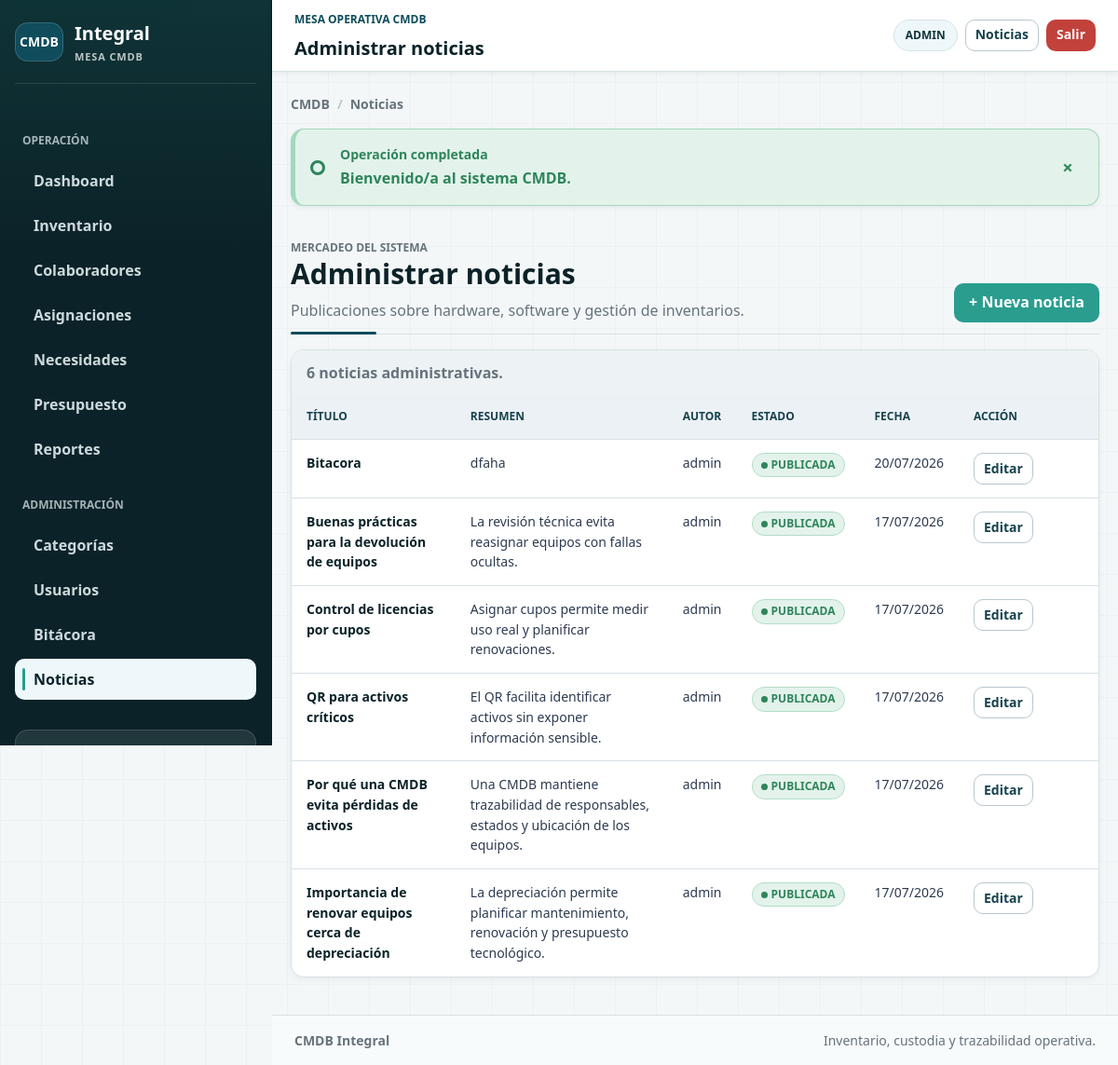
Screenshot of /CMDB_Semestral/public/news/admin (signed in) with the database file from the repository.
### tables this page shows
CREATE TABLE `noticias` (
  `id` int UNSIGNED NOT NULL,
  `usuario_id` int UNSIGNED DEFAULT NULL,
  `titulo` varchar(180) NOT NULL,
  `resumen` varchar(300) NOT NULL,
  `contenido` text NOT NULL,
  `imagen` varchar(255) DEFAULT NULL,
  `publicada` tinyint(1) NOT NULL DEFAULT '1',
  `created_at` timestamp NOT NULL DEFAULT CURRENT_TIMESTAMP,
  `updated_at` timestamp NOT NULL DEFAULT CURRENT_TIMESTAMP ON UPDATE CURRENT_TIMESTAMP
);

CREATE TABLE `usuarios` (
  `id` int UNSIGNED NOT NULL,
  `colaborador_id` int UNSIGNED DEFAULT NULL,
  `nombre_usuario` varchar(50) NOT NULL,
  `email` varchar(150) NOT NULL,
  `password_hash` varchar(255) NOT NULL,
  `rol` enum('ADMIN','OPERADOR','COLABORADOR') NOT NULL DEFAULT 'OPERADOR',
  `activo` tinyint(1) NOT NULL DEFAULT '1',
  `estado_cuenta` enum('ACTIVO','BLOQUEADO') NOT NULL DEFAULT 'ACTIVO',
  `intentos_fallidos` tinyint UNSIGNED NOT NULL DEFAULT '0',
  `ultimo_login_at` datetime DEFAULT NULL,
  `created_at` timestamp NOT NULL DEFAULT CURRENT_TIMESTAMP,
  `updated_at` timestamp NOT NULL DEFAULT CURRENT_TIMESTAMP ON UPDATE CURRENT_TIMESTAMP
);

### app/Core/View.php (called while the page is built, shortened)
<?php
final class View
{
    public static function render(string $view, array $data = []): void
    {
        $viewFile = dirname(__DIR__) . '/Views/' . $view . '.php';
        extract($data, EXTR_SKIP);
        try {
            require dirname(__DIR__) . '/Views/layout/header.php';
            require dirname(__DIR__) . '/Views/layout/flash.php';
            require $viewFile;
            require dirname(__DIR__) . '/Views/layout/footer.php';
        } finally {
            unset($_SESSION['_old_input']);
        }
    }
}

### app/Core/Controller.php (called while the page is built, shortened)
<?php
abstract class Controller
{
    protected function render(string $view, array $data = []): void
    {
        View::render($view, $data);
    }
}

### app/Controllers/NewsController.php (called while the page is built, shortened)
<?php
final class NewsController extends Controller
{
    private News $news;
    public function __construct(?ModelFactory $models = null)
    {
        $models ??= ModelFactory::default();
        $this->news = $models->news();
    }
    public function adminIndex(): void
    {
        $this->render('news/admin_index', ['title' => 'Administrar noticias', 'news' => $this->news->all()]);
    }
}

### app/Core/Router.php (called while the page is built, shortened)
<?php
final class Router
{
    private array $routes = [];
    private $controllerFactory;
    public function __construct(?callable $controllerFactory = null)
    {
        $this->controllerFactory = $controllerFactory ?? static function (string $class): object {
            return new $class(ModelFactory::default());
        };
    }
    private function add(string $method, string $path, array $handler): void
    {
        $this->routes[$method][rtrim($path, '/') ?: '/'] = $handler;
    }
    public function dispatch(string $method, string $uri): void
    {
        $path = parse_url($uri, PHP_URL_PATH) ?: '/';
        $base = rtrim((string) Config::get('app.base_path', ''), '/');
        if ($base !== '' && str_starts_with($path, $base)) {
            $path = substr($path, strlen($base)) ?: '/';
        }
        $path = rtrim($path, '/') ?: '/';
        $lookupMethod = $method === 'HEAD' ? 'GET' : $method;
        $handler = $this->routes[$lookupMethod][$path] ?? null;
        [$class, $action] = $handler;
        $controller = ($this->controllerFactory)($class);
        $controller->$action();
    }
}

### public/index.php (called while the page is built, shortened)
<?php
require_once dirname(__DIR__) . '/app/Core/Autoloader.php';
require_once dirname(__DIR__) . '/app/Core/helpers.php';
Config::load(require dirname(__DIR__) . '/app/Config/config.php');
$router = new Router();
$router->get('/', [HomeController::class, 'index']);
$router->get('/news', [NewsController::class, 'index']);
$router->get('/qr', [InventoryController::class, 'qrLookup']);
$router->get('/login', [AuthController::class, 'loginForm']);
$router->post('/login', [AuthController::class, 'login']);
$router->get('/register', [AuthController::class, 'registerForm']);
$router->post('/register', [AuthController::class, 'register']);
$router->post('/logout', [AuthController::class, 'logout']);
$router->get('/forgot-password', [AuthController::class, 'forgotForm']);
$router->post('/forgot-password', [AuthController::class, 'forgot']);
$router->get('/reset-password', [AuthController::class, 'resetForm']);
$router->post('/reset-password', [AuthController::class, 'reset']);
$router->get('/dashboard', [DashboardController::class, 'index']);
$router->get('/audit', [AuditController::class, 'index']);
$router->get('/audit/trail', [AuditController::class, 'trail']);
$router->get('/audit/keys', [AuditController::class, 'keys']);
$router->post('/audit/keys/generate', [AuditController::class, 'generateKey']);
$router->post('/audit/keys/rotate', [AuditController::class, 'rotateKey']);
$router->post('/audit/keys/revoke', [AuditController::class, 'revokeKey']);
$router->post('/audit/signatures/verify', [AuditController::class, 'verifySignature']);
$router->get('/users', [UsersController::class, 'index']);
$router->get('/users/create', [UsersController::class, 'create']);
$router->post('/users/store', [UsersController::class, 'store']);
$router->get('/users/edit', [UsersController::class, 'edit']);
$router->post('/users/update', [UsersController::class, 'update']);
$router->post('/users/unlock', [UsersController::class, 'unlock']);
$router->post('/users/toggle-active', [UsersController::class, 'toggleActive']);
$router->get('/categories', [CategoriesController::class, 'index']);
$router->get('/categories/create', [CategoriesController::class, 'create']);
$router->post('/categories/store', [CategoriesController::class, 'store']);
$router->get('/categories/edit', [CategoriesController::class, 'edit']);
$router->post('/categories/update', [CategoriesController::class, 'update']);
$router->post('/categories/deactivate', [CategoriesController::class, 'deactivate']);
$router->get('/collaborators', [CollaboratorsController::class, 'index']);
$router->get('/collaborators/create', [CollaboratorsController::class, 'create']);
$router->post('/collaborators/store', [CollaboratorsController::class, 'store']);
$router->get('/collaborators/edit', [CollaboratorsController::class, 'edit']);
$router->post('/collaborators/update', [CollaboratorsController::class, 'update']);
$router->get('/inventory', [InventoryController::class, 'index']);
$router->get('/inventory/create', [InventoryController::class, 'create']);
$router->post('/inventory/store', [InventoryController::class, 'store']);
$router->get('/inventory/edit', [InventoryController::class, 'edit']);
$router->post('/inventory/update', [InventoryController::class, 'update']);
$router->get('/inventory/detail', [InventoryController::class, 'detail']);
$router->get('/inventory/qr-svg', [InventoryController::class, 'qrSvg']);
$router->get('/inventory/qr-download', [InventoryController::class, 'qrDownload']);
$router->post('/inventory/qr-generate', [InventoryController::class, 'qrGenerate']);
$router->post('/inventory/qr-regenerate', [InventoryController::class, 'qrRegenerate']);
$router->post('/inventory/qr-revoke', [InventoryController::class, 'qrRevoke']);
$router->post('/inventory/status', [InventoryController::class, 'status']);
$router->post('/inventory/reveal-license', [InventoryController::class, 'revealLicense']);
$router->post('/inventory/license-assign', [InventoryController::class, 'assignLicense']);
$router->post('/inventory/license-release', [InventoryController::class, 'releaseLicense']);
$router->get('/assignments', [AssignmentsController::class, 'index']);
$router->get('/assignments/create', [AssignmentsController::class, 'create']);
$router->post('/assignments/store', [AssignmentsController::class, 'store']);
$router->post('/assignments/close', [AssignmentsController::class, 'close']);
$router->post('/assignments/receive', [AssignmentsController::class, 'receive']);
$router->post('/assignments/review', [AssignmentsController::class, 'review']);
$router->get('/needs', [NeedsController::class, 'index']);
$router->post('/needs/update-status', [NeedsController::class, 'updateStatus']);
$router->post('/portal/needs/store', [NeedsController::class, 'createPortalRequest']);
$router->get('/budgets', [BudgetsController::class, 'index']);
$router->post('/budgets/generate', [BudgetsController::class, 'generate']);
$router->get('/budgets/excel', [BudgetsController::class, 'excel']);
$router->get('/reports', [ReportsController::class, 'index']);
$router->get('/reports/assets-excel', [ReportsController::class, 'assetsExcel']);
$router->get('/reports/assignments-excel', [ReportsController::class, 'assignmentsExcel']);
$router->get('/reports/available-excel', [ReportsController::class, 'availableExcel']);
$router->get('/reports/categories-excel', [ReportsController::class, 'categoriesExcel']);
$router->get('/reports/assigned-categories-excel', [ReportsController::class, 'assignedCategoriesExcel']);
$router->get('/reports/repairs-excel', [ReportsController::class, 'repairsExcel']);
$router->get('/reports/donations-excel', [ReportsController::class, 'donationsExcel']);
$router->get('/reports/discards-excel', [ReportsController::class, 'discardsExcel']);
$router->get('/reports/licenses-excel', [ReportsController::class, 'licensesExcel']);
$router->get('/reports/license-seats-excel', [ReportsController::class, 'licenseSeatsExcel']);
$router->get('/reports/expirations-excel', [ReportsController::class, 'expirationsExcel']);
$router->get('/reports/depreciation-excel', [ReportsController::class, 'depreciationExcel']);
$router->get('/reports/needs-excel', [ReportsController::class, 'needsExcel']);
$router->get('/reports/returns-excel', [ReportsController::class, 'returnsExcel']);
$router->get('/reports/reviews-excel', [ReportsController::class, 'reviewsExcel']);
$router->get('/reports/state-history-excel', [ReportsController::class, 'stateHistoryExcel']);
$router->get('/portal', [PortalController::class, 'index']);
$router->get('/portal/password', [PortalController::class, 'passwordForm']);
$router->post('/portal/password', [PortalController::class, 'changePassword']);
$router->post('/portal/returns/store', [PortalController::class, 'requestReturn']);
$router->get('/news/admin', [NewsController::class, 'adminIndex']);
$router->get('/news/create', [NewsController::class, 'create']);
$router->post('/news/store', [NewsController::class, 'store']);
$router->get('/news/edit', [NewsController::class, 'edit']);
$router->post('/news/update', [NewsController::class, 'update']);
$router->dispatch($_SERVER['REQUEST_METHOD'], $_SERVER['REQUEST_URI']);

### app/Core/Config.php (called while the page is built, shortened)
<?php
final class Config
{
    private static array $data = [];
    public static function load(array $data): void
    {
        self::$data = $data;
    }
    public static function get(string $key, mixed $default = null): mixed
    {
        $segments = explode('.', $key);
        $value = self::$data;
        foreach ($segments as $segment) {
            $value = $value[$segment];
        }
        return $value;
    }
}

### app/Core/Database.php (called while the page is built, shortened)
<?php
final class Database
{
    private PDO $pdo;
    private function __construct()
    {
        $host = Config::get('db.host');
        $db = Config::get('db.database');
        $charset = Config::get('db.charset', 'utf8mb4');
        $dsn = "mysql:host={$host};dbname={$db};charset={$charset}";
        try {
            $this->pdo = new PDO(
                $dsn,
                Config::get('db.user'),
                Config::get('db.password'),
                [
                    PDO::ATTR_ERRMODE => PDO::ERRMODE_EXCEPTION,
                    PDO::ATTR_DEFAULT_FETCH_MODE => PDO::FETCH_ASSOC,
                    PDO::ATTR_EMULATE_PREPARES => false,
                ]
            );
        } catch (PDOException $exception) {
            throw new DatabaseException('No fue posible conectar con la base de datos.', 0, $exception);
        }
    }
    public function fetchAll(string $sql, array $params = []): array
    {
        try {
            $statement = $this->pdo->prepare($sql);
            $statement->execute($params);
            return $statement->fetchAll();
        } catch (PDOException $exception) {
            throw new DatabaseException('No fue posible consultar la base de datos.', 0, $exception);
        }
    }
}

### app/Models/News.php (called while the page is built, shortened)
<?php
final class News
{
    public function all(): array
    {
        return $this->db->fetchAll(
            "SELECT n.*, u.nombre_usuario AS autor
             FROM noticias n
             LEFT JOIN usuarios u ON u.id = n.usuario_id
             ORDER BY n.created_at DESC"
        );
    }
}

### app/Core/Autoloader.php (called while the page is built, shortened)
<?php
spl_autoload_register(function (string $class): void {
    $prefix = 'App\\';
    $baseDir = dirname(__DIR__) . DIRECTORY_SEPARATOR;
    $relative = substr($class, strlen($prefix));
    $file = $baseDir . str_replace('\\', DIRECTORY_SEPARATOR, $relative) . '.php';
});

### app/Core/NeedStatus.php (called while the page is built, shortened)
<?php
final class NeedStatus
{
    public static function values(): array
    {
        return [self::EN_ESPERA, self::EN_TRAMITE, self::APROBADA, self::RECHAZADA];
    }
}

### app/Core/InventoryStatus.php (called while the page is built, shortened)
<?php
final class InventoryStatus
{
    public static function label(string $status): string
    {
        return match ($status) {
            self::DANADO => 'DAÑADO',
            self::DEVOLUCION_REGISTRADA => 'DEVOLUCIÓN REGISTRADA',
            self::REVISION_TECNICA => 'REVISIÓN TÉCNICA',
            self::EN_REPARACION => 'EN REPARACIÓN',
            self::MANTENIMIENTO => 'MANTENIMIENTO (LEGADO)',
            default => $status,
        };
    }
}

### app/Views/news/admin_index.php (the view)
<section class="section-header">
    <div><p class="eyebrow">Mercadeo del sistema</p><h1>Administrar noticias</h1><p>Publicaciones sobre hardware, software y gestión de inventarios.</p></div>
    <a class="btn btn-primary" href="<?= url('news/create') ?>">+ Nueva noticia</a>
</section>
<div class="table-wrap">
    <table>
        <caption><?= e(count($news)) ?> noticias administrativas.</caption>
        <thead><tr><th scope="col">Título</th><th scope="col">Resumen</th><th scope="col">Autor</th><th scope="col">Estado</th><th scope="col">Fecha</th><th scope="col">Acción</th></tr></thead>
        <tbody>
        <?php foreach ($news as $article): ?>
            <tr>
                <td><?= e($article['titulo']) ?></td>
                <td><?= e($article['resumen']) ?></td>
                <td><?= e($article['autor'] ?? '-') ?></td>
                <td><?= (int) $article['publicada'] ? status_badge('PUBLICADA') : status_badge('BORRADOR') ?></td>
                <td><?= e(date('d/m/Y', strtotime($article['created_at']))) ?></td>
                <td><a class="btn btn-light btn-small" href="<?= url('news/edit?id=' . $article['id']) ?>">Editar</a></td>
            </tr>
        <?php endforeach; ?>
        </tbody>
    </table>
</div>

### app/Core/helpers.php (shortened to what this page needs)
<?php
function e(mixed $value): string
{
    return htmlspecialchars((string) $value, ENT_QUOTES, 'UTF-8');
}
function url(string $path = ''): string
{
    $base = rtrim((string) Config::get('app.base_path', ''), '/');
    $path = ltrim($path, '/');
    return $path === '' ? ($base ?: '/') : ($base . '/' . $path);
}
function status_badge(string $status): string
{
    $normalized = strtoupper($status);
    $class = match ($normalized) {
        'ACTIVO', 'ACTIVA', 'DISPONIBLE', 'ATENDIDA', 'PUBLICADA', 'APROBADA' => 'success',
        'ASIGNADO', 'EN_REVISION', 'EN_TRAMITE', 'MANTENIMIENTO', 'DEVOLUCION_REGISTRADA', 'REVISION_TECNICA', 'EN_REPARACION' => 'info',
        'DANADO', 'DESCARTE', 'BLOQUEADO', 'CANCELADA', 'DONADO', 'VENCIDA', 'RECHAZADA' => 'danger',
        'PENDIENTE', 'EN_ESPERA', 'INACTIVA' => 'warning',
        default => 'neutral'
    };
    $label = in_array($normalized, NeedStatus::values(), true)
        ? NeedStatus::label($status)
        : InventoryStatus::label($status);
    return '<span class="badge badge-' . $class . '">' . e($label) . '</span>';
}

### rows the page displays
noticias: titulo "Bitacora", resumen "dfaha", usuario.nombre_usuario "admin", created_at "20/07/2026"
noticias: titulo "Buenas prácticas para la devolución de equipos", resumen "La revisión técnica evita reasignar equipos con fallas ocultas.", usuario.nombre_usuario "admin", created_at "17/07/2026"
noticias: titulo "Control de licencias por cupos", resumen "Asignar cupos permite medir uso real y planificar renovaciones.", usuario.nombre_usuario "admin", created_at "17/07/2026"
noticias: titulo "QR para activos críticos", resumen "El QR facilita identificar activos sin exponer información sensible.", usuario.nombre_usuario "admin", created_at "17/07/2026"
noticias: titulo "Por qué una CMDB evita pérdidas de activos", resumen "Una CMDB mantiene trazabilidad de responsables, estados y ubicación de los equipos.", usuario.nombre_usuario "admin", created_at "17/07/2026"
noticias: titulo "Importancia de renovar equipos cerca de depreciación", resumen "La depreciación permite planificar mantenimiento, renovación y presupuesto tecnológico.", usuario.nombre_usuario "admin", created_at "17/07/2026"

### other values shown
$navItem['label'] "Dashboard"
$navItem['label'] "Inventario"
$navItem['label'] "Colaboradores"
$navItem['label'] "Asignaciones"
$navItem['label'] "Necesidades"
$navItem['label'] "Presupuesto"
$navItem['label'] "Reportes"
$navItem['label'] "Categorías"
$navItem['label'] "Usuarios"
$navItem['label'] "Bitácora"
$navItem['label'] "Noticias"
$title "Administrar noticias"
$sessionUser['rol'] "ADMIN"
$success "Bienvenido/a al sistema CMDB."
count($news) "6"
